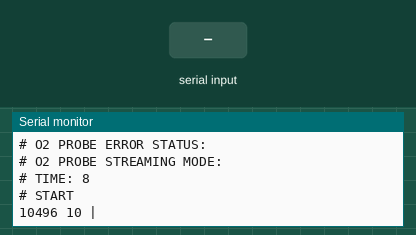
Bench run of a sketch on a simulated Arduino Mega 2560, built with avr-gcc and run on an emulated ATmega2560. Shown: the last lines printed to the serial monitor. The inputs (shaded band) are chosen by the test bench.

Above: at 10.6 s.
10.7 s: "1\n" received over the second serial link
At 11.5 s:
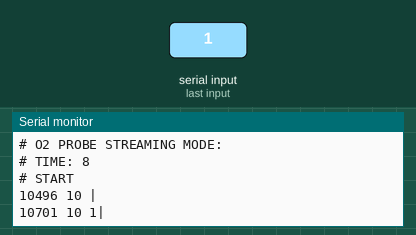
12.2 s: "0\n" received over the second serial link
At 12.7 s:
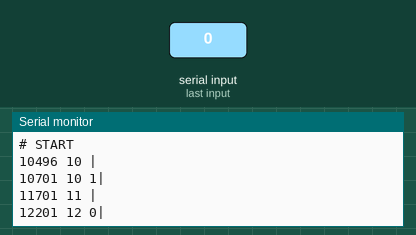
13.7 s: "2\n" received over the second serial link
At 14.5 s:
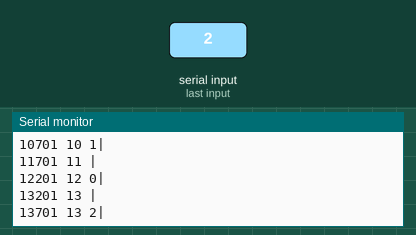
Timing chart, 0 to 16.7 s (numbered marks = the images above; inputs shaded):
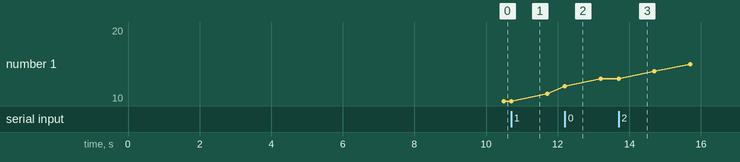

Measured:
- after the input at 10.7 s, the serial monitor: prints a new line at once (image 1)
- after the input at 12.2 s, the serial monitor: prints a new line at once (image 2)
- after the input at 13.7 s, the serial monitor: prints a new line at once (image 3)
- plotted number 1: 11 → 13 after the input at 12.2 s

The sketch:

O2UV.ino
```cpp
#include <Time.h>

/*
  O2 UV Sensor (Co2meter.com)

  Arduino Mega2560 --- O2 UV Sensor
   GND ‐‐‐‐‐‐black‐‐‐‐‐‐‐‐ 1 (gnd)
   5v ‐‐‐‐‐‐‐-red--‐‐‐‐‐‐‐ 3 (Vcc)  prin
   Tx1 ‐‐‐‐‐‐orange‐‐‐‐‐‐‐ 5 (Rx)
   Rx1 ‐‐‐‐‐‐yellow‐‐‐‐‐‐‐ 7 (Tx)

 */

// SENSOR VALUES
String val= "";  //holds the string of the value
double o2 =0;  // holds the actual value

int ledPin=13; //use as error indicator
// TODO: instead of delay, read buffer, discard errors
// and catch values!
// [19:58:14] Dougie Murray: Oh little tip with the O2 sensor, put a
//delay of 50 ms before you clear the read buffer and request the data,
//then a 1000 ms delay in after the request data
//[19:58:30] Dougie Murray: was skipping every 10 datapoints before I did this
//[19:59:47] Dougie Murray: clear read buffer -> wait(50) -> request -> wait(1000) -> read buffer -> send to supervisor

int dly=750; // delay between write and read operations

uint8_t buffer[100];
uint8_t ind =0;

// TIMING
time_t t;

void setup() {

  Serial.begin(9600);  //Start Serial connection with host
  Serial.println("# Co2Meter.com O2 UV FLUX");

  // setup O2 probe
  setupO2();

  Serial.print("# TIME: ");
  t = now();
  printTime(t);
  Serial.println();

  Serial.println("# START");
  // final delay to let all settle
  delay(dly);
}

void printDigits(int digits) {
  // utility function for digital clock display: prints preceding colon
  // and leading 0
  Serial.print(":");
  if(digits < 10)
    Serial.print('0');
  Serial.print(digits);
}

void printTime(time_t t) {
  Serial.print(t);
  //Serial.print(day(t));
  //printDigits(hour(t));
  //printDigits(minute(t));
  //printDigits(second(t));
}


void setupO2() {
  // setup probe, make sure it's in required
  // mode, either streaming or polling
  Serial1.begin(9600); //Start Serial connection with Sensor

  // first set sensor to polling mode and get some basic info
  Serial.print("# O2 PROBE POLLING MODE:");
  Serial1.write("M 1\r\n"); // set sensor to polling mode
  delay(dly);
  val = Serial1.readStringUntil('\n');
  Serial.println(val);

  // request probe information status
  Serial.print("# O2 PROBE SOFTWARE:");
  Serial1.write("# 2\r\n");
  delay(dly);
  val = Serial1.readStringUntil('\n');
  Serial.println(val);

  // request probe information status
  Serial.print("# O2 PROBE S/N:");
  Serial1.write("# 1\r\n");
  delay(dly);
  val = Serial1.readStringUntil('\n');
  Serial.println(val);

  // request error status
  Serial.print("# O2 PROBE ERROR STATUS:");
  Serial1.write("e\r\n");
  delay(dly);
  val = Serial1.readStringUntil('\n');
  Serial.println(val);

  // set sensor to streaming mode
  Serial.print("# O2 PROBE STREAMING MODE:");
  Serial1.write("M 0\r\n");
  delay(dly);
  val = Serial1.readStringUntil('\n');
  Serial.println(val);
}

void loop() {
  // TODO: this relies on streaming mode,
  // however CO2 and O2 probes use different intervals
  // better to set polling mode and ask each probe separately?

  // just read strings until new-line
  // TODO: catch errors or check error status?
  val = Serial1.readStringUntil('\n');
  t = now(); // get time - TODO: just use "millis" instead?

  // print out data
  Serial.print(millis());
  Serial.print(" ");
  printTime(t);
  Serial.print(" ");
  Serial.print(val);
  Serial.println("|");
}


void report() {

  //Cycle through the buffer and send out each byte including the
  // final line feed
  // TODO: instead parse all requested values into a results
  // array/structure

  Serial.print( "O2 = ");
  for ( int i=0; i<100; i++ ) {
    // printing the bytes as they come in
    // TODO: translate and catch O2,T,P values!
    Serial.print(buffer[i],HEX);
    Serial.print(".");
  }
  Serial.println(" %");
  ind=0; //Reset the buffer index to overwrite the previous packet
  val=""; //Reset the value string
}
```
